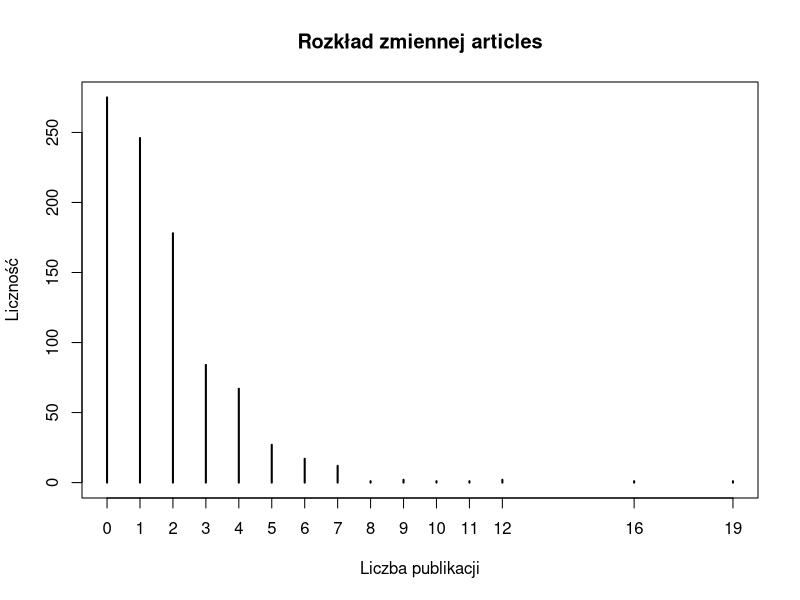
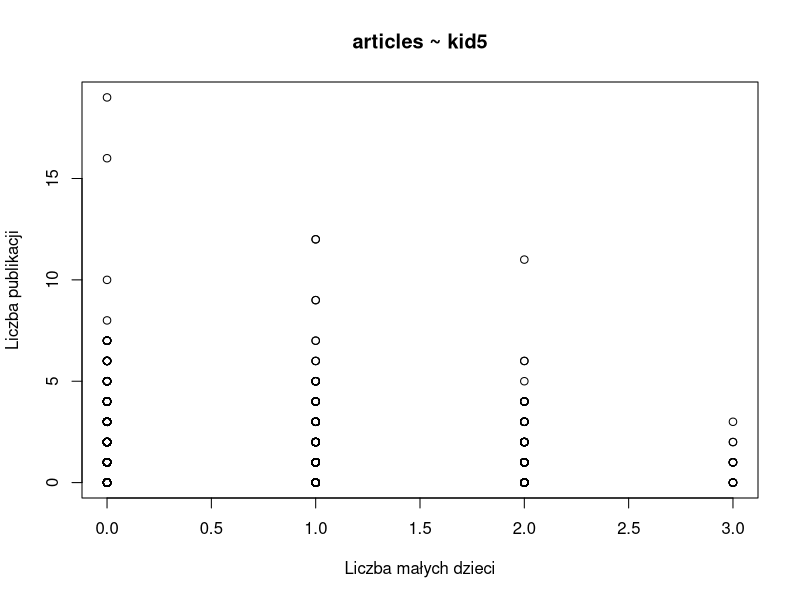
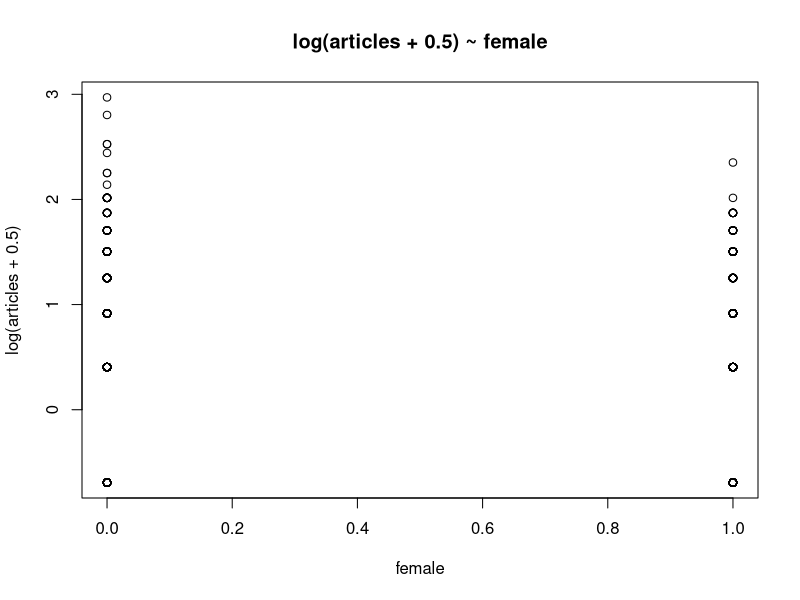
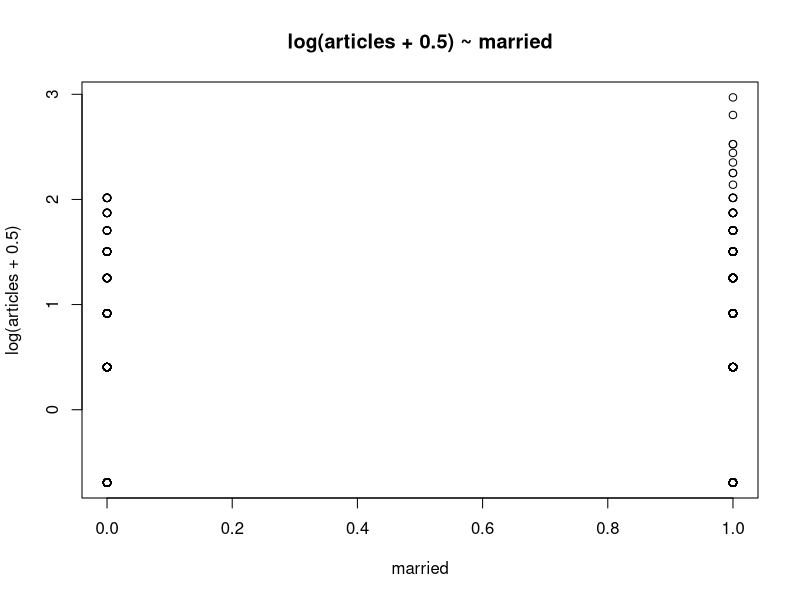
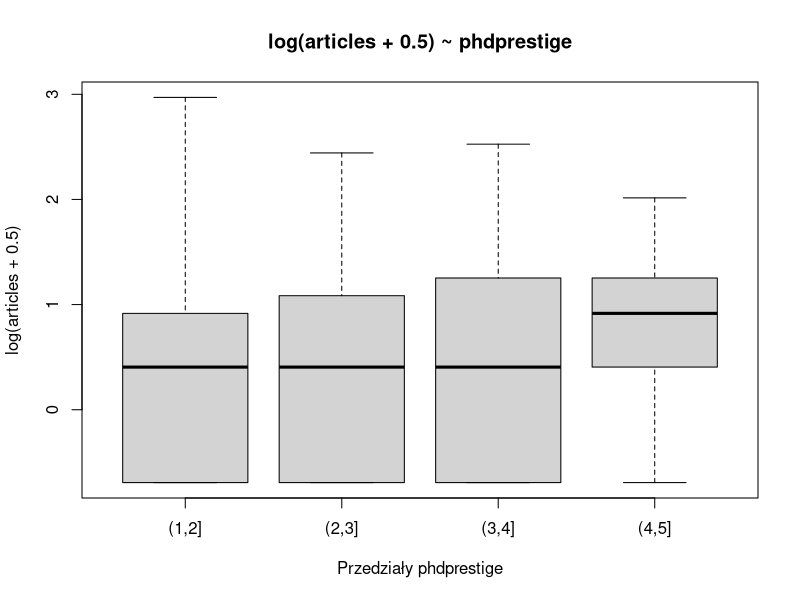
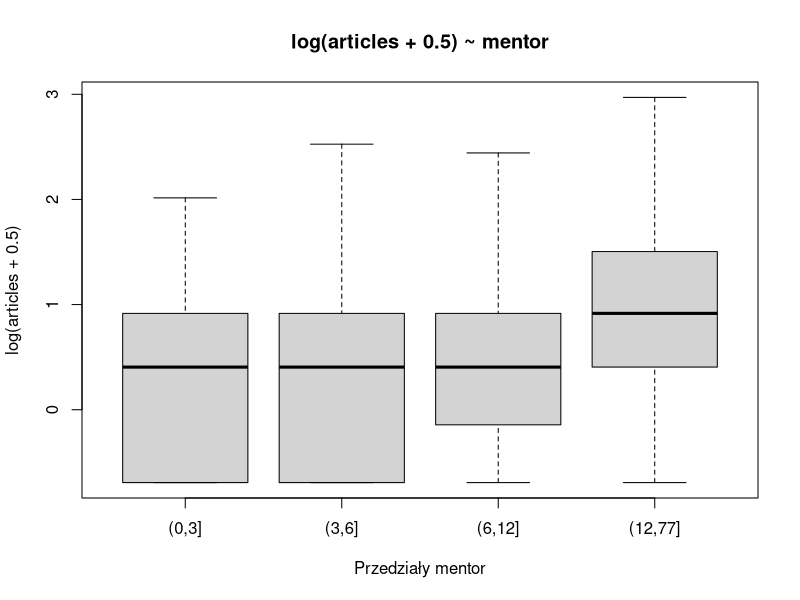
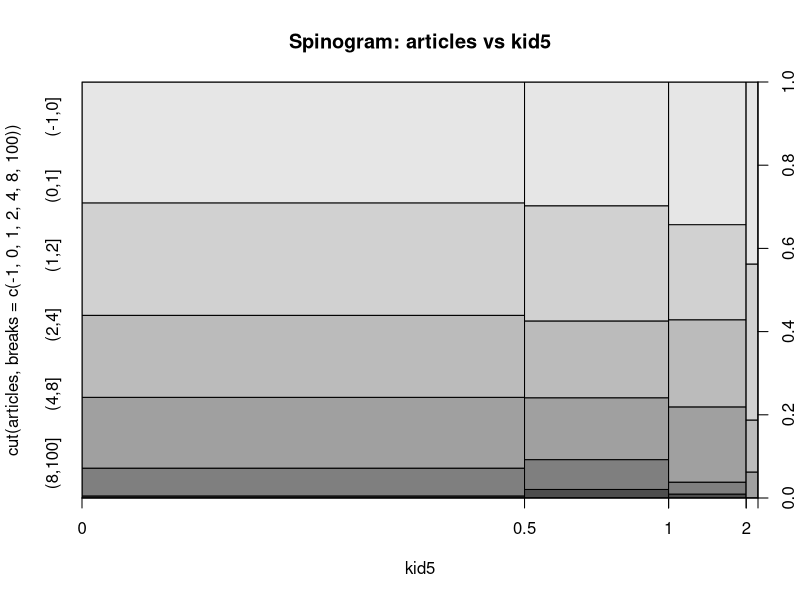
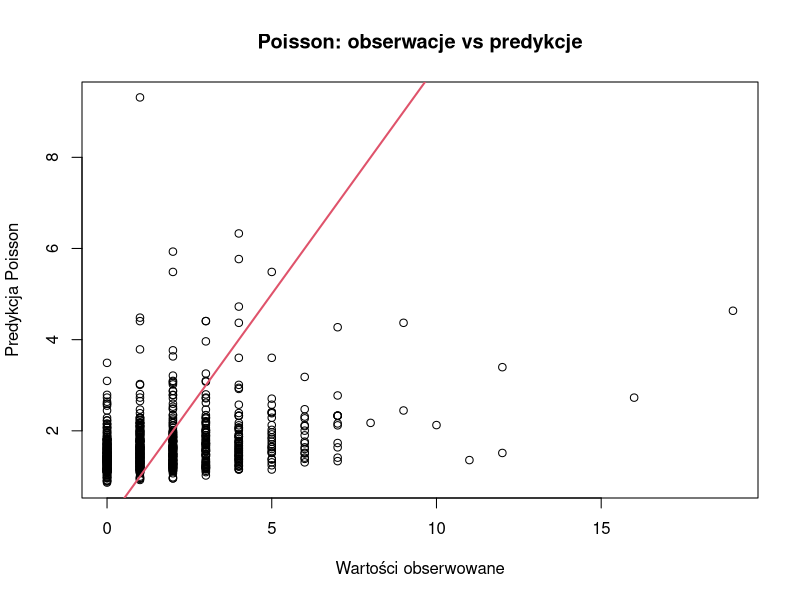

Write the R code that produced these figures, in order.
## ---- chunk 1
knitr::opts_chunk$set(echo = TRUE)
## ---- chunk 2
library(vcdExtra) |> suppressPackageStartupMessages()
library(pscl) |> suppressPackageStartupMessages()

data("PhdPubs")
head(PhdPubs)
str(PhdPubs)
summary(PhdPubs)
## ---- chunk 3
dt <- PhdPubs
head(dt)
## ---- chunk 4
table(dt$articles == 0)
prop.table(table(dt$articles == 0))
plot(table(dt$articles), main = "Rozkład zmiennej articles", xlab = "Liczba publikacji", ylab = "Liczność")
## ---- chunk 5
plot(articles ~ kid5, data = dt,
     main = "articles ~ kid5",
     xlab = "Liczba małych dzieci",
     ylab = "Liczba publikacji")
## ---- chunk 6
plot(log(articles + 0.5) ~ female, data = dt,
     main = "log(articles + 0.5) ~ female",
     xlab = "female",
     ylab = "log(articles + 0.5)")
## ---- chunk 7
plot(log(articles + 0.5) ~ married, data = dt,
     main = "log(articles + 0.5) ~ married",
     xlab = "married",
     ylab = "log(articles + 0.5)")
## ---- chunk 8
plot(log(articles + 0.5) ~ cut(phdprestige, breaks = unique(quantile(phdprestige, 0:4/4))), data = dt,
     main = "log(articles + 0.5) ~ phdprestige",
     xlab = "Przedziały phdprestige",
     ylab = "log(articles + 0.5)")
## ---- chunk 9
plot(log(articles + 0.5) ~ cut(mentor, breaks = unique(quantile(mentor, 0:4/4))), data = dt,
     main = "log(articles + 0.5) ~ mentor",
     xlab = "Przedziały mentor",
     ylab = "log(articles + 0.5)")
## ---- chunk 10
plot(cut(articles, breaks = c(-1, 0, 1, 2, 4, 8, 100)) ~ kid5,
     data = dt,
     breaks = 6,
     main = "Spinogram: articles vs kid5")
## ---- chunk 11
dt_fit <- glm(articles ~ ., data = dt, family = poisson)
summary(dt_fit)
## ---- chunk 12
dt_zip0_fit <- zeroinfl(articles ~ ., data = dt)
summary(dt_zip0_fit)
## ---- chunk 13
dt_zip_fit <- zeroinfl(
  articles ~ female + married + kid5 + phdprestige + mentor |
    kid5 + phdprestige + mentor,
  data = dt
)
summary(dt_zip_fit)
## ---- chunk 14
data.frame(
  model = c("Poisson", "ZIP full", "ZIP reduced"),
  logLik = vapply(
    list(dt_fit, dt_zip0_fit, dt_zip_fit),
    function(x) as.numeric(logLik(x)),
    FUN.VALUE = double(1)
  ),
  AIC = vapply(
    list(dt_fit, dt_zip0_fit, dt_zip_fit),
    AIC,
    FUN.VALUE = double(1)
  )
)
## ---- chunk 15
dt$fit_pois <- fitted(dt_fit)
dt$fit_zip  <- fitted(dt_zip_fit)

head(dt[, c("articles", "fit_pois", "fit_zip")])
## ---- chunk 16
plot(dt$articles, dt$fit_pois,
     xlab = "Wartości obserwowane",
     ylab = "Predykcja Poisson",
     main = "Poisson: obserwacje vs predykcje")
abline(0, 1, col = 2, lwd = 2)
## ---- chunk 17
plot(dt$articles, dt$fit_zip,
     xlab = "Wartości obserwowane",
     ylab = "Predykcja ZIP",
     main = "ZIP: obserwacje vs predykcje")
abline(0, 1, col = 2, lwd = 2)
## ---- chunk 18
cat("1. Zmienna articles ma charakter zliczeniowy i zawiera znaczącą liczbę zer.\n")
cat("2. Model Poissona stanowi naturalny punkt wyjścia do modelowania takich danych.\n")
cat("3. Ze względu na nadmiar zer warto rozważyć model ZIP, który osobno modeluje prawdopodobieństwo zera oraz liczbę publikacji.\n")
cat("4. Ostateczną ocenę jakości dopasowania wykonujemy na podstawie AIC i logLik.\n")
cat("5. Model z mniejszym AIC uznajemy za lepiej dopasowany do danych.\n")
